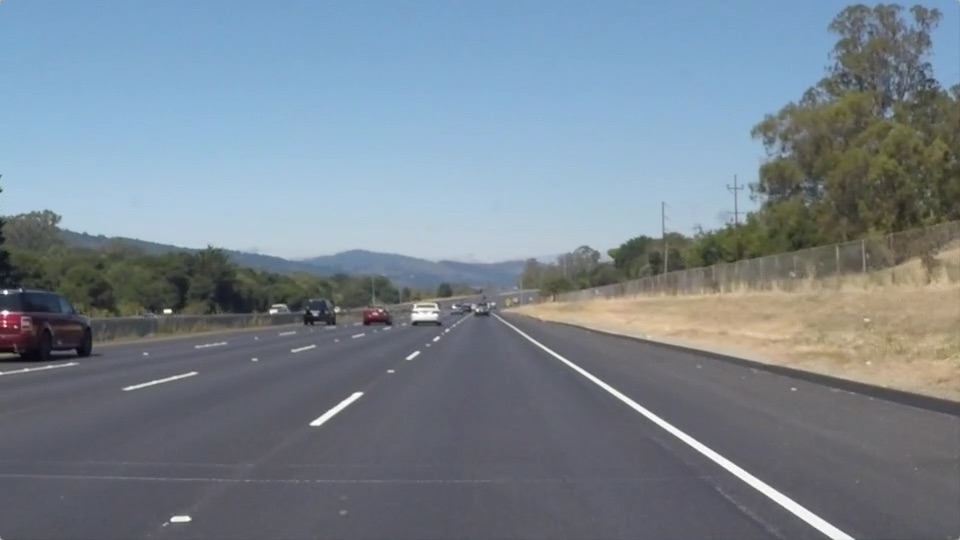
#> input picture test_images/solidWhiteRight.jpg, 960 x 540 px
$ jupyter execute --allow-errors P1.ipynb   (shell and % lines are left out)
#> lines starting #> are read from the running program, lines starting #| are printed output that depends on the picture; after the words box and inside, x2 and y2 are one past the last pixel; in counts of white or black regions, pixels touching at a corner belong together
# Self-Driving Car Engineer Nanodegree

## Project: **Finding Lane Lines on the Road**
***
In this project, you will use the tools you learned about in the lesson to identify lane lines on the road.  You can develop your pipeline on a series of individual images, and later apply the result to a video stream (really just a series of images). Check out the video clip "raw-lines-example.mp4" (also contained in this repository) to see what the output should look like after using the helper functions below.

Once you have a result that looks roughly like "raw-lines-example.mp4", you'll need to get creative and try to average and/or extrapolate the line segments you've detected to map out the full extent of the lane lines.  You can see an example of the result you're going for in the video "P1_example.mp4".  Ultimately, you would like to draw just one line for the left side of the lane, and one for the right.

In addition to implementing code, there is a brief writeup to complete. The writeup should be completed in a separate file, which can be either a markdown file or a pdf document. There is a [write up template](https://github.com/udacity/CarND-LaneLines-P1/blob/master/writeup_template.md) that can be used to guide the writing process. Completing both the code in the Ipython notebook and the writeup template will cover all of the [rubric points](https://review.udacity.com/#!/rubrics/322/view) for this project.

---
Let's have a look at our first image called 'test_images/solidWhiteRight.jpg'.  Run the 2 cells below (hit Shift-Enter or the "play" button above) to display the image.

**Note: If, at any point, you encounter frozen display windows or other confounding issues, you can always start again with a clean slate by going to the "Kernel" menu above and selecting "Restart & Clear Output".**

---

**The tools you have are color selection, region of interest selection, grayscaling, Gaussian smoothing, Canny Edge Detection and Hough Tranform line detection.  You  are also free to explore and try other techniques that were not presented in the lesson.  Your goal is piece together a pipeline to detect the line segments in the image, then average/extrapolate them and draw them onto the image for display (as below).  Once you have a working pipeline, try it out on the video stream below.**

---

<figure>

 <figcaption>
 <p></p>
 <p style="text-align: center;"> Your output should look something like this (above) after detecting line segments using the helper functions below </p>
 </figcaption>
</figure>
 <p></p>
<figure>

 <figcaption>
 <p></p>
 <p style="text-align: center;"> Your goal is to connect/average/extrapolate line segments to get output like this</p>
 </figcaption>
</figure>

**Run the cell below to import some packages.  If you get an `import error` for a package you've already installed, try changing your kernel (select the Kernel menu above --> Change Kernel).  Still have problems?  Try relaunching Jupyter Notebook from the terminal prompt.  Also, consult the forums for more troubleshooting tips.**

## Import Packages

[cell 1]
#importing some useful packages
import matplotlib.pyplot as plt
import matplotlib.image as mpimg
import numpy as np
import cv2

## Read in an Image

[cell 2]
#reading in an image
image = mpimg.imread('test_images/solidWhiteRight.jpg')
#> image is the input picture: shape (540, 960, 3); mean R, G, B 120.3, 132.6, 143.7

#printing out some stats and plotting
print('This image is:', type(image), 'with dimensions:', image.shape)
#| This image is: <class 'numpy.ndarray'> with dimensions: (540, 960, 3)
plt.imshow(image)  # if you wanted to show a single color channel image called 'gray', for example, call as plt.imshow(gray, cmap='gray')

## Ideas for Lane Detection Pipeline

**Some OpenCV functions (beyond those introduced in the lesson) that might be useful for this project are:**

`cv2.inRange()` for color selection
`cv2.fillPoly()` for regions selection
`cv2.line()` to draw lines on an image given endpoints
`cv2.addWeighted()` to coadd / overlay two images
`cv2.cvtColor()` to grayscale or change color
`cv2.imwrite()` to output images to file
`cv2.bitwise_and()` to apply a mask to an image

**Check out the OpenCV documentation to learn about these and discover even more awesome functionality!**

## Helper Functions

Below are some helper functions to help get you started. They should look familiar from the lesson!

[cell 3]
import math

def grayscale(img):
    """Applies the Grayscale transform
    This will return an image with only one color channel
    but NOTE: to see the returned image as grayscale
    (assuming your grayscaled image is called 'gray')
    you should call plt.imshow(gray, cmap='gray')"""
    return cv2.cvtColor(img, cv2.COLOR_RGB2GRAY)
    # Or use BGR2GRAY if you read an image with cv2.imread()
    # return cv2.cvtColor(img, cv2.COLOR_BGR2GRAY)

def canny(img, low_threshold, high_threshold):
    """Applies the Canny transform"""
    return cv2.Canny(img, low_threshold, high_threshold)

def gaussian_blur(img, kernel_size):
    """Applies a Gaussian Noise kernel"""
    return cv2.GaussianBlur(img, (kernel_size, kernel_size), 0)

def region_of_interest(img, vertices):
    """
    Applies an image mask.

    Only keeps the region of the image defined by the polygon
    formed from `vertices`. The rest of the image is set to black.
    """
    #defining a blank mask to start with
    mask = np.zeros_like(img)

    #defining a 3 channel or 1 channel color to fill the mask with depending on the input image
    if len(img.shape) > 2:
        channel_count = img.shape[2]  # i.e. 3 or 4 depending on your image
        ignore_mask_color = (255,) * channel_count
    else:
        ignore_mask_color = 255

    #filling pixels inside the polygon defined by "vertices" with the fill color
    cv2.fillPoly(mask, vertices, ignore_mask_color)

    #returning the image only where mask pixels are nonzero
    masked_image = cv2.bitwise_and(img, mask)
    return masked_image

def filter_yellow(img):
    hsv = cv2.cvtColor(img, cv2.COLOR_RGB2HSV)
    lower_threshold = np.array((20, 100, 100), dtype=np.uint8)
    upper_threshold = np.array((30, 255, 255), dtype=np.uint8)
    filtered = cv2.inRange(hsv, lower_threshold, upper_threshold)
    return filtered

# [4 lines left out: function draw_hough, not called in this run]

def draw_lines(img, lines, color=[255, 0, 0], thickness=2):
    """
    NOTE: this is the function you might want to use as a starting point once you want to
    average/extrapolate the line segments you detect to map out the full
    extent of the lane (going from the result shown in raw-lines-example.mp4
    to that shown in P1_example.mp4).

    Think about things like separating line segments by their
    slope ((y2-y1)/(x2-x1)) to decide which segments are part of the left
    line vs. the right line.  Then, you can average the position of each of
    the lines and extrapolate to the top and bottom of the lane.

    This function draws `lines` with `color` and `thickness`.
    Lines are drawn on the image inplace (mutates the image).
    If you want to make the lines semi-transparent, think about combining
    this function with the weighted_img() function below
    """
    slopes = [[],[]]
    points = [[],[]]
    for line in lines:
        for x1,y1,x2,y2 in line:
            slope = (y2 - y1)/ (x2 - x1)
            if (0.4 < slope < 1.5):
                slopes[0].append(slope)
                points[0] += [(x1, y1), (x2, y2)]
            elif (-0.4 > slope > -1.5):
                slopes[1].append(slope)
                points[1] += [(x1, y1), (x2, y2)]

    mean_slopes = [np.mean(m) for m in slopes]
    mean_points = [np.mean(p, axis=0) for p in points]

    y2 = img.shape[0]
    y1 = int(y2 * 0.6)

    for i in range(len(mean_slopes)):
        m = mean_slopes[i]
        x, y = mean_points[i]

        x1 = int(((y1 - y) / m) + x)
        x2 = int(((y2 - y) / m) + x)
        cv2.line(img, (x1, y1), (x2, y2), color, thickness)

def hough_lines(img, rho, theta, threshold, min_line_len, max_line_gap):
    """
    `img` should be the output of a Canny transform.

    Returns an image with hough lines drawn.
    """
    lines = cv2.HoughLinesP(img, rho, theta, threshold, np.array([]), minLineLength=min_line_len, maxLineGap=max_line_gap)
    line_img = np.zeros((img.shape[0], img.shape[1], 3), dtype=np.uint8)

    draw_lines(line_img, lines, thickness=8)
    return line_img

# Python 3 has support for cool math symbols.

def weighted_img(img, initial_img, α=0.8, β=1., λ=0.):
    """
    `img` is the output of the hough_lines(), An image with lines drawn on it.
    Should be a blank image (all black) with lines drawn on it.

    `initial_img` should be the image before any processing.

    The result image is computed as follows:

    initial_img * α + img * β + λ
    NOTE: initial_img and img must be the same shape!
    """
    return cv2.addWeighted(initial_img, α, img, β, λ)

## Test Images

Build your pipeline to work on the images in the directory "test_images"
**You should make sure your pipeline works well on these images before you try the videos.**

[cell 4]
import os
os.listdir("test_images/")

## Build a Lane Finding Pipeline

Build the pipeline and run your solution on all test_images. Make copies into the `test_images_output` directory, and you can use the images in your writeup report.

Try tuning the various parameters, especially the low and high Canny thresholds as well as the Hough lines parameters.

[cell 5]
def find_lanes(img):
    gray = grayscale(img)
    blur_gray = gaussian_blur(gray, 5)
    edges = canny(blur_gray, 50, 150)

    yellow_regions = filter_yellow(img)
    edges = weighted_img(yellow_regions, edges)

    height, width = img.shape[0], img.shape[1]
    mask_top = int(height * 0.6)
    left, right = int(0.48 * width), int(0.52 * width)
    trapezoid_mask = np.array([[(0, height), (left, mask_top), (right, mask_top), (width, height)]])
    masked_edges = region_of_interest(edges, trapezoid_mask)

    lines = hough_lines(masked_edges, 1, np.pi/180, 35, 5, 2)
    return weighted_img(lines, img)

base_dir = "test_images/"
out_dir = "test_images_output/"

if not os.path.exists(out_dir):
    os.makedirs(out_dir)

for file in os.listdir(base_dir):
    img = mpimg.imread(os.path.join(base_dir, file))
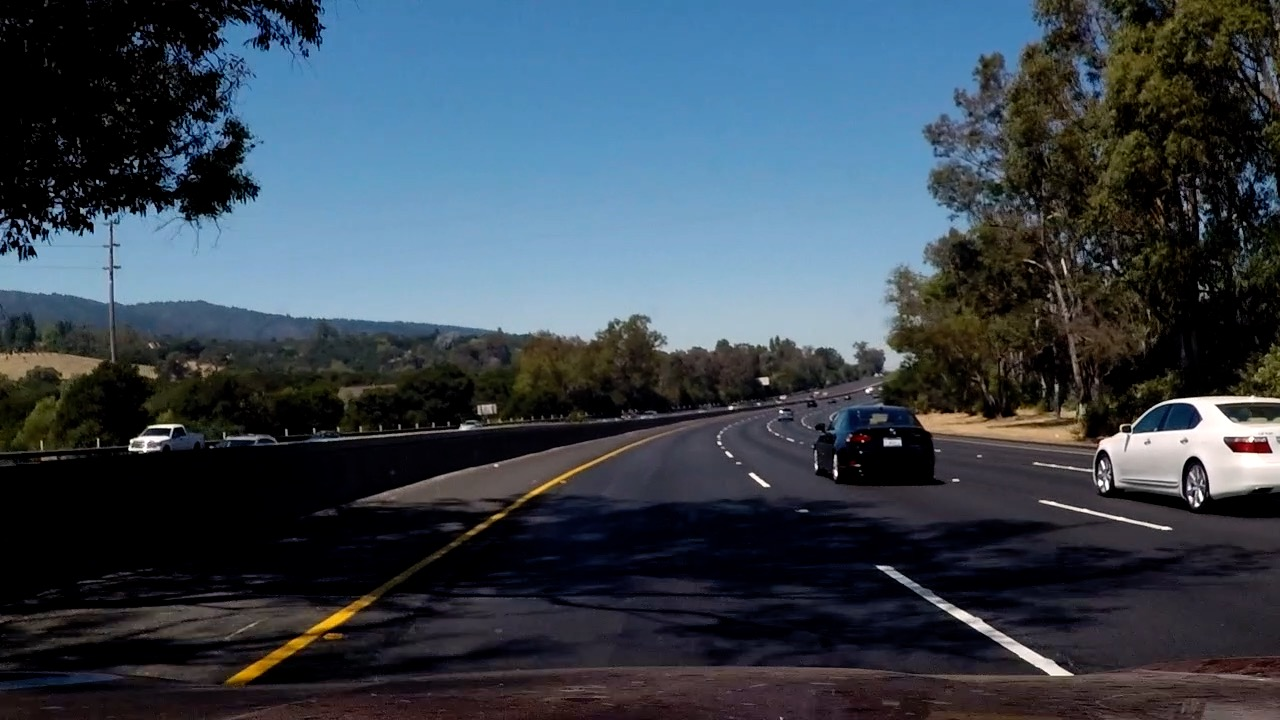
#> input picture test_images/challenge1.jpg, 1280 x 720 px
#> img is the input picture: shape (720, 1280, 3); mean R, G, B 56.5, 68.1, 79.3
    out = find_lanes(img)
#> in canny, `return cv2.Canny(img, low_threshold, high_threshold)`:
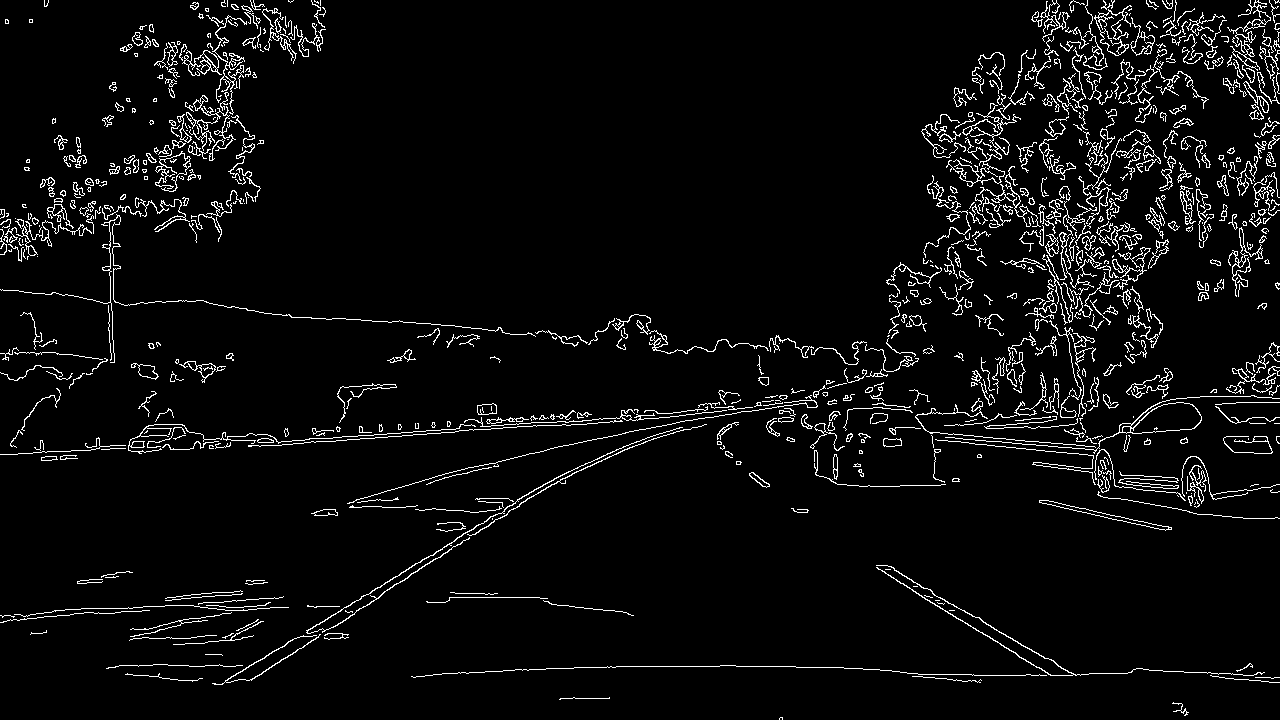
#> returned value: shape (720, 1280); 4.7% white in thin lines or dots
#> in region_of_interest, `cv2.fillPoly(mask, vertices, ignore_mask_color)`:
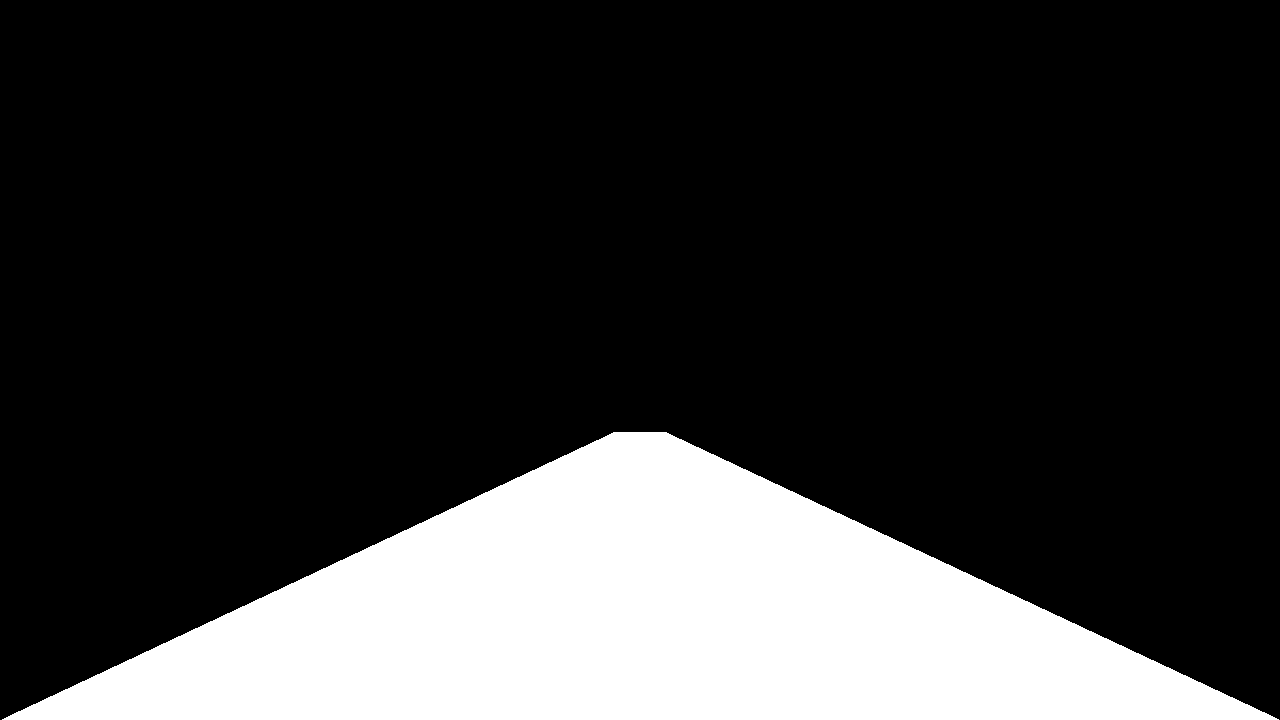
#> mask: shape (720, 1280); 20.8% white; 1 white region, box (x1, y1, x2, y2) and area: (2, 432, 1279, 720) 191701
#> in hough_lines, `lines = cv2.HoughLinesP(img, rho, theta, threshold, np.array([]), minL..`: lines = 133 rows, first 6: [328, 629, 382, 594], [226, 682, 253, 666], [381, 594, 504, 514], [468, 534, 475, 530], [281, 657, 308, 639], [312, 632, 345, 611]
#> the loop in draw_lines, `for line in lines:` made 133 passes
#> after the loop in draw_lines, `for line in lines:`: points = 2 items
#> in draw_lines, `mean_points = [np.mean(p, axis=0) for p in points]`: mean_points = [[957.5, 608.9], [397, 577.8]]
#> the loop in draw_lines, `for i in range(len(mean_slopes)):` made 2 passes
#> (x, y, x1, x2) on passes 1 to 2: (957.5, 608.9, 670, 1137), (397, 577.8, 643, 156)
#> call 2 of weighted_img, with α = 0.8, β = 1, λ = 0
#> in weighted_img (call 2), `return cv2.addWeighted(initial_img, α, img, β, λ)`:
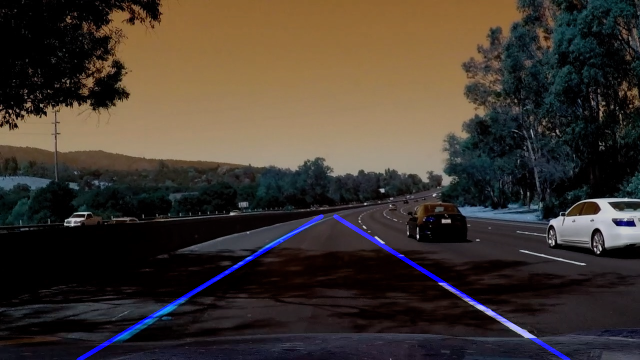
#> returned value: shape (720, 1280, 3) (shown at 1/2 size); mean of channels 0, 1, 2 47.2, 54.5, 63.5; drawn as B, G, R
    mpimg.imsave(os.path.join(out_dir, file), out, format="jpg")
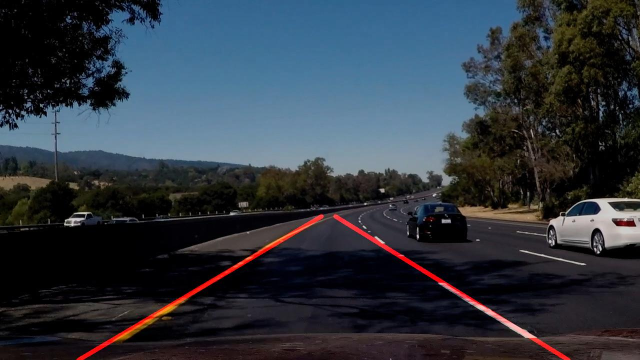
#> saved as challenge1.jpg: shape (720, 1280, 3) (shown at 1/2 size); mean R, G, B 47.3, 54.6, 63.6
#> pass 2 of the loop `for file in os.listdir(base_dir):`:
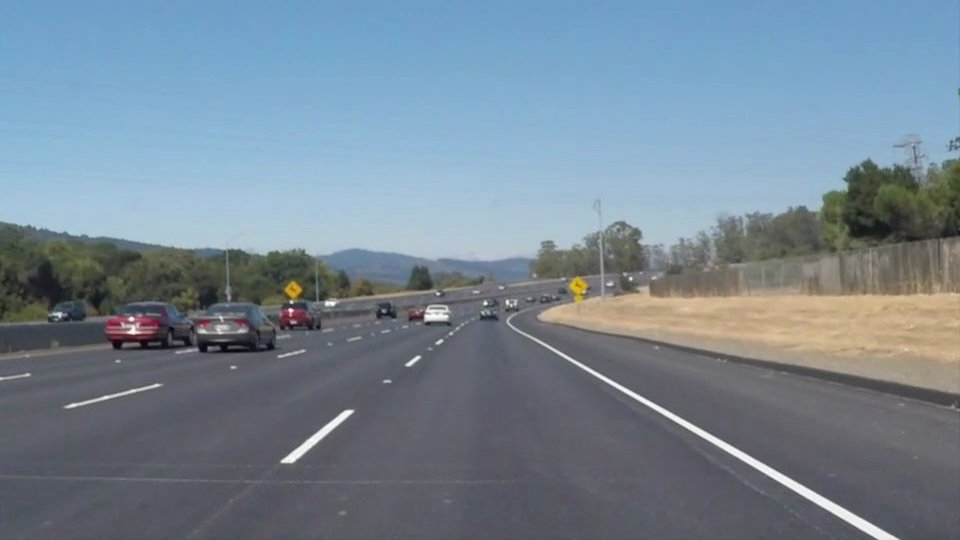
#> input picture test_images/solidWhiteCurve.jpg, 960 x 540 px
#> img is the input picture: shape (540, 960, 3); mean R, G, B 118.5, 134.5, 148.1
#> in region_of_interest (call 2), `masked_image = cv2.bitwise_and(img, mask)`:
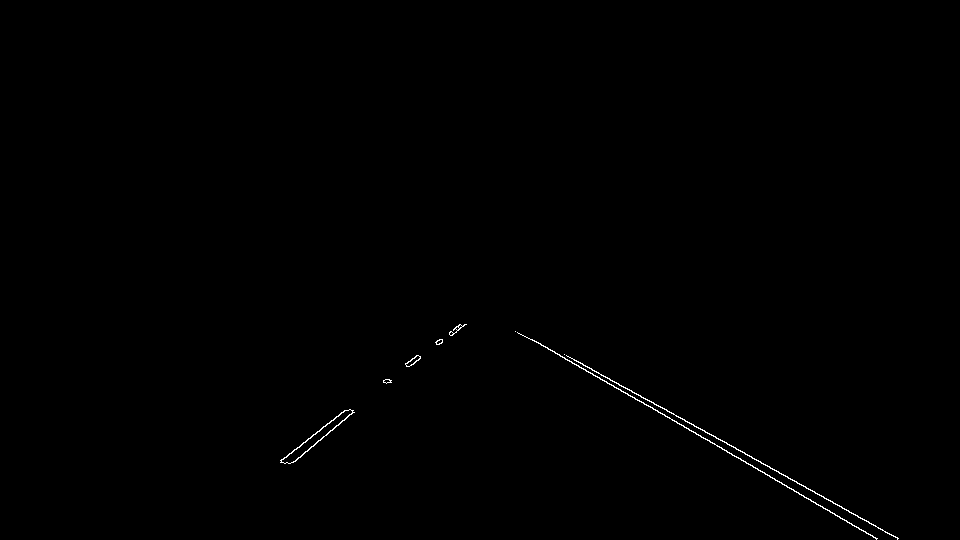
#> masked_image: shape (540, 960); values 0 (black) and 204 (white), 0.28% white in thin lines or dots, all inside (x1, y1, x2, y2) = (280, 324, 899, 540)
#> lines = 14 rows, first 6: [794, 491, 876, 539], [536, 341, 815, 502], [564, 354, 711, 435], [623, 386, 898, 538], [753, 467, 793, 490], [293, 462, 353, 412]
#> the loop in draw_lines (call 2), `for line in lines:` made 14 passes
#> the loop in draw_lines (call 2), `for i in range(len(mean_slopes)):` made 2 passes
#> (x, y, x1, x2) on passes 1 to 2: (737.1, 455.6, 506, 884), (340.9, 418.2, 459, 188)
#> `mpimg.imsave(os.path.join(out_dir, file), out, format="jpg")`:
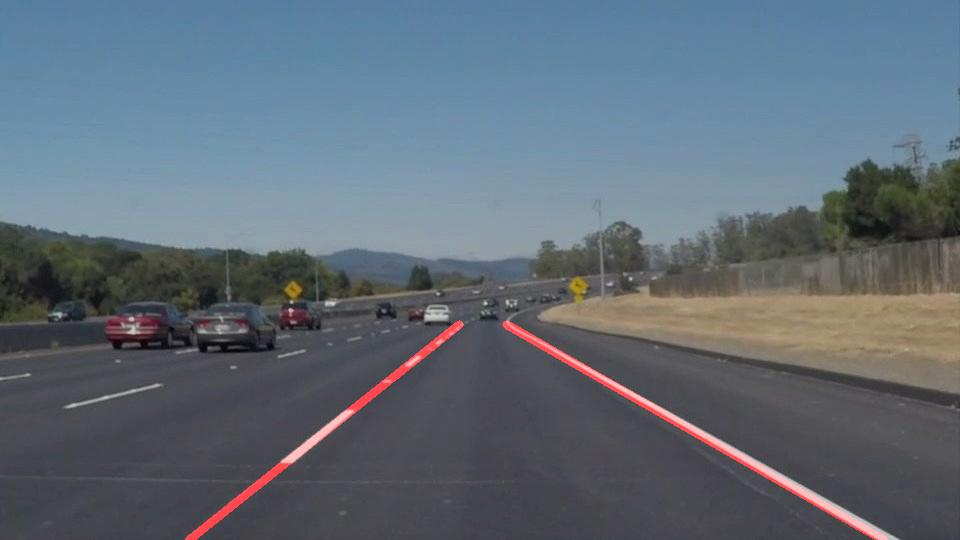
#> saved as solidWhiteCurve.jpg: shape (540, 960, 3); mean R, G, B 96.7, 107.5, 118.5
